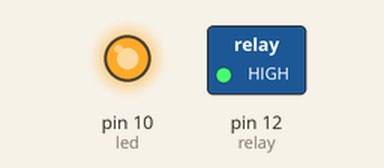
A sketch run on a simulated Arduino Uno, built with avr-gcc and run on an emulated ATmega328P. Shown: switched loads named in the sketch (green lamp = pin HIGH), output pins drawn as LEDs (lit = HIGH).

Above: at 2.5 s.
At 7.5 s:
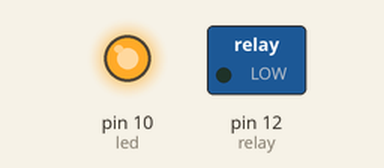
Timing chart, 0 to 13.0 s (numbered marks = the images above):
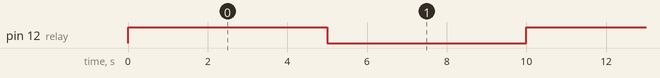

The sketch:

Relay_and_Led_code.ino
```cpp
int relay = 12;
int led = 10;
void setup() {
  // put your setup code here, to run once:
pinMode(relay, OUTPUT);
pinMode(led, OUTPUT);
digitalWrite(led, HIGH);
}

void loop() {
  // put your main code here, to run repeatedly:

digitalWrite(relay, HIGH);
delay(5000);
digitalWrite(relay, LOW);
delay(5000);
}
```

Measured:
- by itself, pin 12 (relay): alternates HIGH for 5.0 s and LOW for 5.0 s
